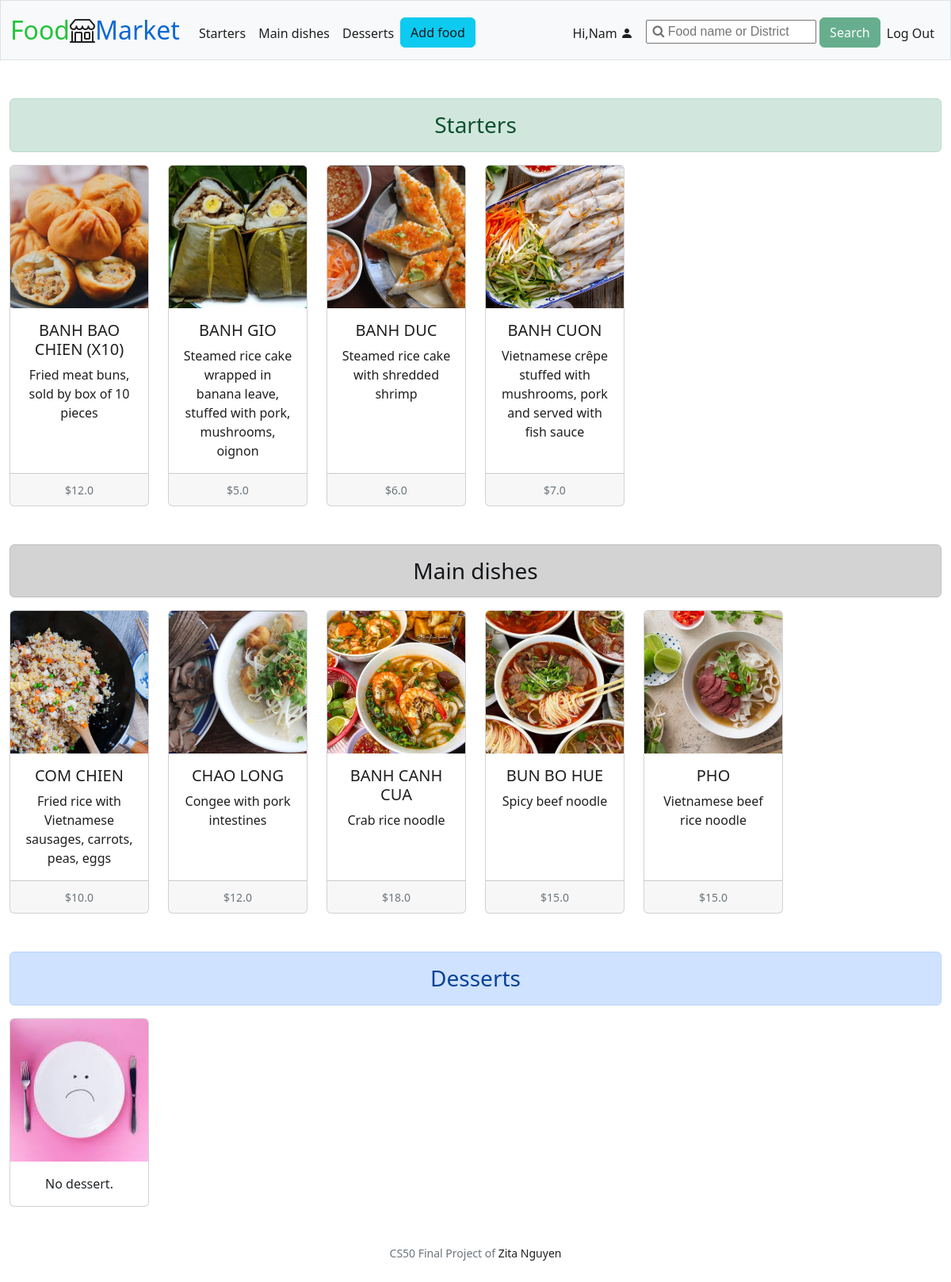
Screenshot of / (signed in) with the database file from the repository.
### tables this page shows
CREATE TABLE food (
id INTEGER PRIMARY KEY AUTOINCREMENT, 
category TEXT NOT NULL,
name TEXT NOT NULL,
photo BLOB NOT NULL,
description TEXT NOT NULL,
price REAL NOT NULL,
date DATETIME NOT NULL,
user_id INTEGER NOT NULL,
FOREIGN KEY (user_id) REFERENCES users (id)
);

### app.py (the view)
@app.route("/")
@login_required
def index():
    all_products = query_get_all_products()
    starters = list(filter(lambda product: product[1] == "Starter", all_products))
    main_dishes = list(filter(lambda product: product[1] == "Main dish", all_products))
    desserts = list(filter(lambda product: product[1] == "Dessert", all_products))
    return render_template("index.html", starters=starters, main_dishes=main_dishes, desserts=desserts)

### app.py (called while the page is built)
@app.after_request
def after_request(response):
    response.headers["Cache-Control"] = "no-cache, no-store, must-revalidate"
    response.headers["Expires"] = 0
    response.headers["Pragma"] = "no-cache"
    return response

### helpers.py (called while the page is built)
def login_required(f):
    @wraps(f)
    def decorated_function(*args, **kwargs):
        if session.get("user_id") is None:
            return redirect("/login")
        return f(*args, **kwargs)
    return decorated_function

### queries.py (called while the page is built)
def query_get_all_products():
    conn = sqlite3.connect("market.db")
    c = conn.cursor()
    c.execute ("SELECT * FROM food")
    all_products = c.fetchall()
    conn.close()
    return all_products

### templates/index.html (shortened to what this page needs)
{% extends "layout.html" %}
{% block main %}
<div class="alert alert-success text-center h3" role="alert">
    Starters
</div>
<div class="row row-cols-1 row-cols-lg-6 row-cols-md-3 g-4 text-center">
  {% if not starters %}
    <div class="col">
      <div class="card h-100">
        <img class="card-img-top" src="{{url_for('static', filename='photos/no_food.jpeg')}}" alt="No product">
        <div class="card-body">
          <p class="card-text">No starter.</p>
        </div>
      </div>
    </div>
  {% else %}
    {% for starter in starters[-6:]|reverse %}
      <div class="col">
        <a href="/product/{{ starter[0] }}">
          <div class="card h-100">
            <img src="{{url_for('static', filename='photos/' + starter[3])}}" class="card-img-top" alt="{{ starter[2] }}">
            <div class="card-body">
              <h5 class="card-title">{{ starter[2] }}</h5>
              <p class="card-text">{{ starter[4] }}</p>
            </div>
            <div class="card-footer">
              <small class="text-muted">${{ starter[5] }}</small>
            </div>
          </div>
          </a>
        </div>
    {% endfor %}
  {% endif %}
</div>
<div class="alert alert-dark text-center h3 mt-5" role="alert">
    Main dishes
</div>
<div class="row row-cols-1 row-cols-lg-6 row-cols-md-3 g-4 text-center">
  {% if not main_dishes %}
    <div class="col">
      <div class="card h-100">
        <img class="card-img-top" src="{{url_for('static', filename='photos/no_food.jpeg')}}" alt="No product">
        <div class="card-body">
          <p class="card-text">No main dish.</p>
        </div>
      </div>
    </div>
  {% else %}
    {% for main_dish in main_dishes[-6:]|reverse %}
    <div class="col">
        <a href="/product/{{ main_dish[0] }}">
          <div class="card h-100">
            <img src="{{url_for('static', filename='photos/' + main_dish[3])}}" class="card-img-top" alt="{{ main_dish[2] }}">
            <div class="card-body">
              <h5 class="card-title">{{ main_dish[2] }}</h5>
              <p class="card-text">{{ main_dish[4] }}</p>
            </div>
            <div class="card-footer">
              <small class="text-muted">${{ main_dish[5] }}</small>
            </div>
          </div>
        </a>
      </div>
    {% endfor %}
  {% endif %}
</div>
<div class="alert alert-primary text-center h3 mt-5" role="alert">
    Desserts
</div>
<div class="row row-cols-1 row-cols-lg-6 row-cols-md-3 g-4 text-center">
  {% if not desserts %}
    <div class="col">
      <div class="card h-100">
        <img class="card-img-top" src="{{url_for('static', filename='photos/no_food.jpeg')}}" alt="No product">
        <div class="card-body">
          <p class="card-text">No dessert.</p>
        </div>
      </div>
    </div>
  {% endif %}
</div>
{% endblock %}

### static/styles.css (style rules this page uses)
a:link, a:visited { text-decoration: none; color: rgba(7, 7, 7, 0.9); }
.card-img-top { width: 100%; height: 15vw; object-fit: cover; }
.card-title { text-transform: uppercase; }

### rows the page displays
food: photo (picture), name "BANH BAO CHIEN (X10)", description "Fried meat buns, sold by box of 10 pieces", price "12.0"
food: photo (picture), name "BANH GIO", description "Steamed rice cake wrapped in banana leave, stuffed with pork, mushrooms, oignon", price "5.0"
food: photo (picture), name "BANH DUC", description "Steamed rice cake with shredded shrimp", price "6.0"
food: photo (picture), name "BANH CUON", description "Vietnamese crêpe stuffed with mushrooms, pork and served with fish sauce", price "7.0"
food: photo (picture), name "COM CHIEN", description "Fried rice with Vietnamese sausages, carrots, peas, eggs", price "10.0"
food: photo (picture), name "CHAO LONG", description "Congee with pork intestines", price "12.0"
food: photo (picture), name "BANH CANH CUA", description "Crab rice noodle", price "18.0"
food: photo (picture), name "BUN BO HUE", description "Spicy beef noodle", price "15.0"
food: photo (picture), name "PHO", description "Vietnamese beef rice noodle", price "15.0"

### other values shown
{{ session["user_name"].capitalize() }} "Nam"
